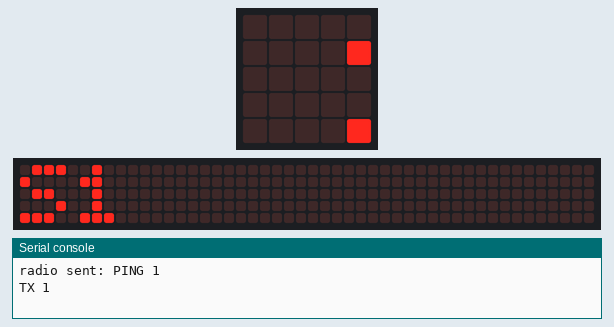
A program run on a simulated BBC micro:bit running MicroPython. Parts: the board's 5×5 LED display, a strip that is not on the board, showing the scrolling text unrolled, the last lines printed to the serial console. No radio messages arrive unless stated (any console line starting 'radio sent:' is added by the test bench); the 48×5 strip is a reading aid, not a part: it shows the text the display is scrolling, unrolled, one strip-width of it at a time. At 6.3 s the program stops and its outputs stay as they are.

Above: at 0.07 s.
At 0.82 s:
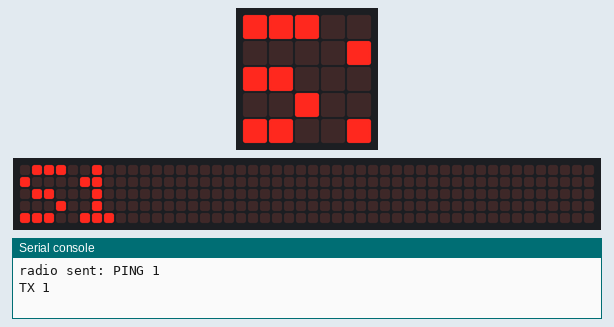
At 1.52 s:
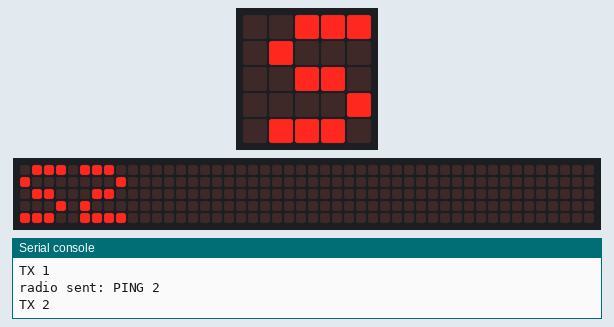
At 3.07 s:
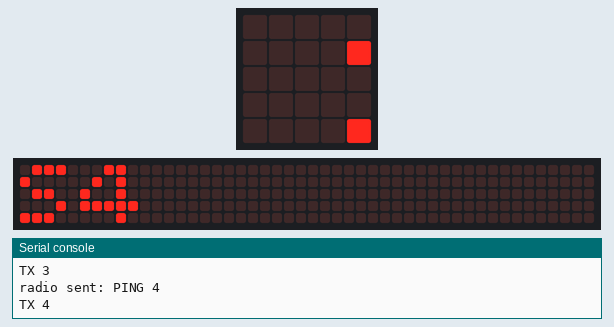
At 4.68 s:
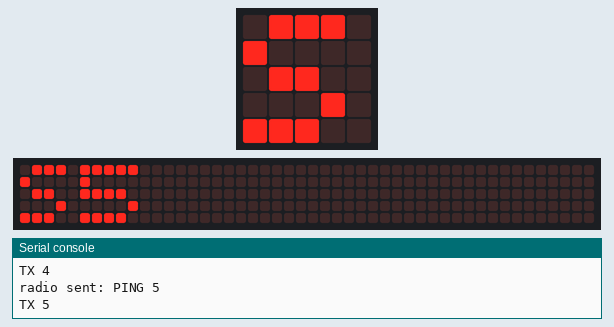
At 6.18 s:
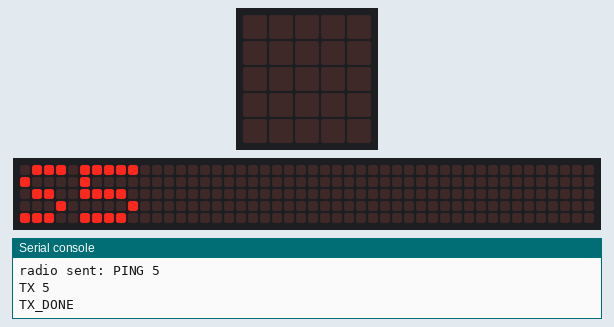

The program:

microbit_radio_tx.py
```python
# Emetteur radio : envoie PING 1..5 sur l'air, une par seconde, et montre le
# numero sur la matrice. Avec microbit_radio_rx.py sur une autre carte cablee
# a la meme antenne (un seul fil) - cf. Examples.MicroBit.RadioChat.
from microbit import *
import radio

radio.on()
n = 0
while n < 5:
    n += 1
    radio.send('PING %d' % n)
    display.scroll('S%d' % n, wait=False)
    print('TX %d' % n)
    sleep(1000)
print('TX_DONE')
```
